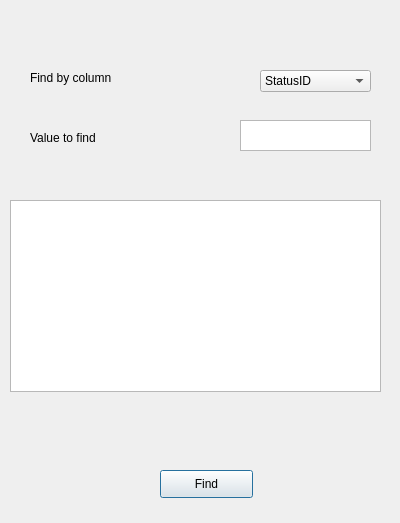
<?xml version="1.0" encoding="UTF-8"?>
<ui version="4.0">
 <class>FindStatusDialog</class>
 <widget class="QDialog" name="FindStatusDialog">
  <property name="geometry">
   <rect>
    <x>0</x>
    <y>0</y>
    <width>400</width>
    <height>523</height>
   </rect>
  </property>
  <property name="windowTitle">
   <string>Dialog</string>
  </property>
  <widget class="QComboBox" name="comboBoxColumn">
   <property name="geometry">
    <rect>
     <x>260</x>
     <y>70</y>
     <width>111</width>
     <height>22</height>
    </rect>
   </property>
   <item>
    <property name="text">
     <string>StatusID</string>
    </property>
   </item>
   <item>
    <property name="text">
     <string>StatusName</string>
    </property>
   </item>
   <item>
    <property name="text">
     <string>Description</string>
    </property>
   </item>
  </widget>
  <widget class="QTextEdit" name="textEditValue">
   <property name="geometry">
    <rect>
     <x>240</x>
     <y>120</y>
     <width>131</width>
     <height>31</height>
    </rect>
   </property>
  </widget>
  <widget class="QLabel" name="label">
   <property name="geometry">
    <rect>
     <x>30</x>
     <y>70</y>
     <width>81</width>
     <height>16</height>
    </rect>
   </property>
   <property name="text">
    <string>Find by column</string>
   </property>
  </widget>
  <widget class="QLabel" name="label_2">
   <property name="geometry">
    <rect>
     <x>30</x>
     <y>130</y>
     <width>71</width>
     <height>16</height>
    </rect>
   </property>
   <property name="text">
    <string>Value to find</string>
   </property>
  </widget>
  <widget class="QTableWidget" name="tableWidget">
   <property name="geometry">
    <rect>
     <x>10</x>
     <y>200</y>
     <width>371</width>
     <height>192</height>
    </rect>
   </property>
  </widget>
  <widget class="QPushButton" name="pushButton">
   <property name="geometry">
    <rect>
     <x>160</x>
     <y>470</y>
     <width>93</width>
     <height>28</height>
    </rect>
   </property>
   <property name="text">
    <string>Find</string>
   </property>
  </widget>
 </widget>
 <resources/>
 <connections/>
</ui>
